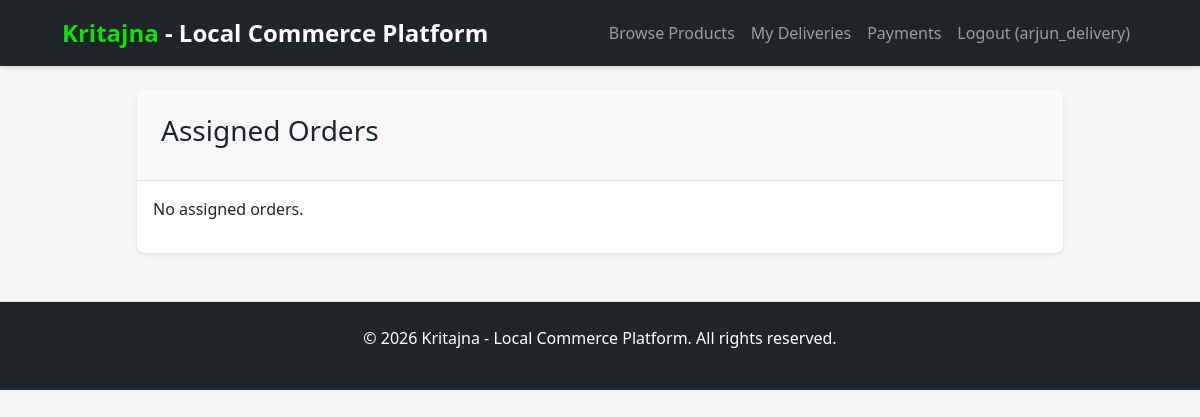
Before: /orders/delivery/ (signed in) with the older database file.
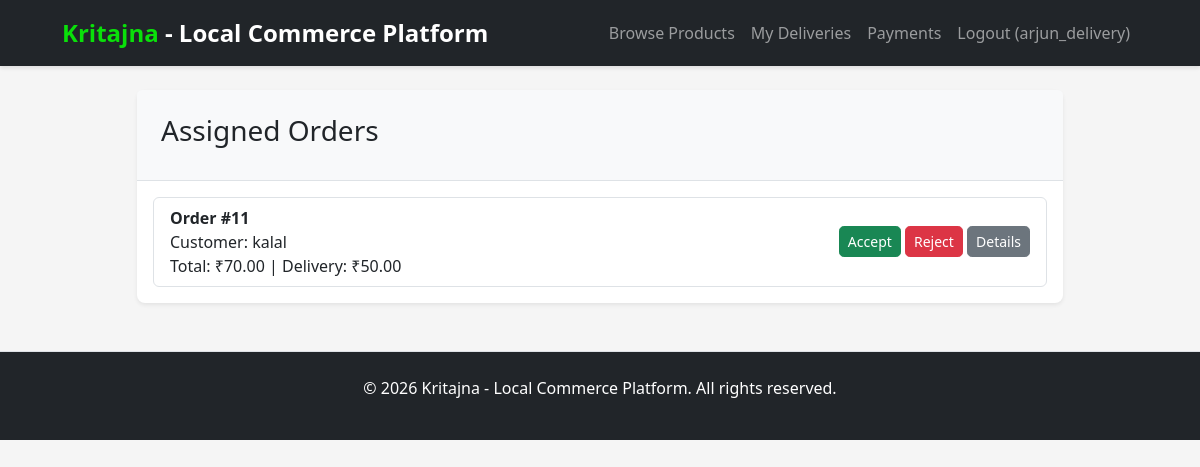
After: the same page with the newer database file.
### orders/models.py (models this page shows, shortened)
class Order(models.Model):
    STATUS_CHOICES = [
        ('pending', 'Pending'),
        ('confirmed', 'Confirmed'),
        ('in_delivery', 'In Delivery'),
        ('delivered', 'Delivered'),
        ('cancelled', 'Cancelled'),
    ]
    customer = models.ForeignKey(User, on_delete=models.CASCADE, related_name='orders', limit_choices_to={'role': 'customer'})
    delivery_partner = models.ForeignKey(User, on_delete=models.SET_NULL, null=True, blank=True, related_name='deliveries', limit_choices_to={'role': 'delivery_partner'})
    customer_location = models.CharField(max_length=255)
    total_amount = models.DecimalField(max_digits=10, decimal_places=2, default=0.00)
    delivery_charge = models.DecimalField(max_digits=10, decimal_places=2, default=50.00)
    status = models.CharField(max_length=20, choices=STATUS_CHOICES, default='pending')
    created_at = models.DateTimeField(auto_now_add=True)
    updated_at = models.DateTimeField(auto_now=True)
    class Meta:
        ordering = ['-created_at']

### users/models.py (models this page shows, shortened)
class User(AbstractUser):
    ROLE_CHOICES = [
        ('customer', 'Customer'),
        ('farmer', 'Farmer'),
        ('delivery_partner', 'Delivery Partner'),
    ]
    role = models.CharField(max_length=20, choices=ROLE_CHOICES, default='customer')
    location = models.CharField(max_length=255, blank=True)
    phone_number = models.CharField(max_length=15, blank=True)
    farmer_id = models.CharField(max_length=50, unique=True, blank=True, null=True)
    subscription_paid = models.BooleanField(default=False)
    subscription_amount = models.DecimalField(max_digits=10, decimal_places=2, default=0.00)
    subscription_date = models.DateTimeField(null=True, blank=True)
    class Meta:
        verbose_name = "User"
        verbose_name_plural = "Users"

### orders/views.py (the view)
# urls.py: path('delivery/', views.delivery_partner_orders, name='delivery_orders'),
@login_required(login_url='login')
def delivery_partner_orders(request):
    if request.user.role != 'delivery_partner':
        messages.error(request, 'Only delivery partners can access this page')
        return redirect('home')
    orders = Order.objects.filter(delivery_partner=request.user).exclude(status__in=['delivered', 'cancelled'])
    context = {'orders': orders}
    return render(request, 'orders/delivery_assigned.html', context)

### kritajna/context_processors.py (called while the page is built)
def cart_item_count(request):
    count = 0
    try:
        if request.user.is_authenticated and getattr(request.user, 'role', None) == 'customer':
            cart, _ = Cart.objects.get_or_create(user=request.user)
            count = cart.items.count()
    except Exception:
        count = 0
    return {'cart_item_count': count}

### templates/orders/delivery_assigned.html (shortened to what this page needs)
{% extends 'base.html' %}
{% block content %}
<div class="row justify-content-center">
    <div class="col-md-10">
        <div class="card">
            <div class="card-header"><h3>Assigned Orders</h3></div>
            <div class="card-body">
                {% if orders %}
                    <ul class="list-group">
                        {% for order in orders %}
                        <li class="list-group-item d-flex justify-content-between align-items-center">
                            <div>
                                <strong>Order #{{ order.id }}</strong>
                                <div>Customer: {{ order.customer.username }}</div>
                                <div>Total: ₹{{ order.total_amount }} | Delivery: ₹{{ order.delivery_charge }}</div>
                            </div>
                            <div>
                                {% if order.delivery_partner == user and order.status == 'confirmed' %}
                                    <a href="{% url 'respond_delivery' order.id 'accept' %}" class="btn btn-success btn-sm">Accept</a>
                                    <a href="{% url 'respond_delivery' order.id 'reject' %}" class="btn btn-danger btn-sm">Reject</a>
                                {% else %}
                                    <span class="badge bg-secondary">{{ order.get_status_display }}</span>
                                {% endif %}
                                <a href="{% url 'order_detail' order.id %}" class="btn btn-secondary btn-sm">Details</a>
                            </div>
                        </li>
                        {% endfor %}
                    </ul>
                {% else %}
                    <p>No assigned orders.</p>
                {% endif %}
            </div>
        </div>
    </div>
</div>
{% endblock %}

Changed rows visible on the page:
added Order: id "11", customer.username "kalal", total_amount "70.00", delivery_charge "50.00", status "Accept"
Other visible differences:
text no longer shown: "No assigned orders."
